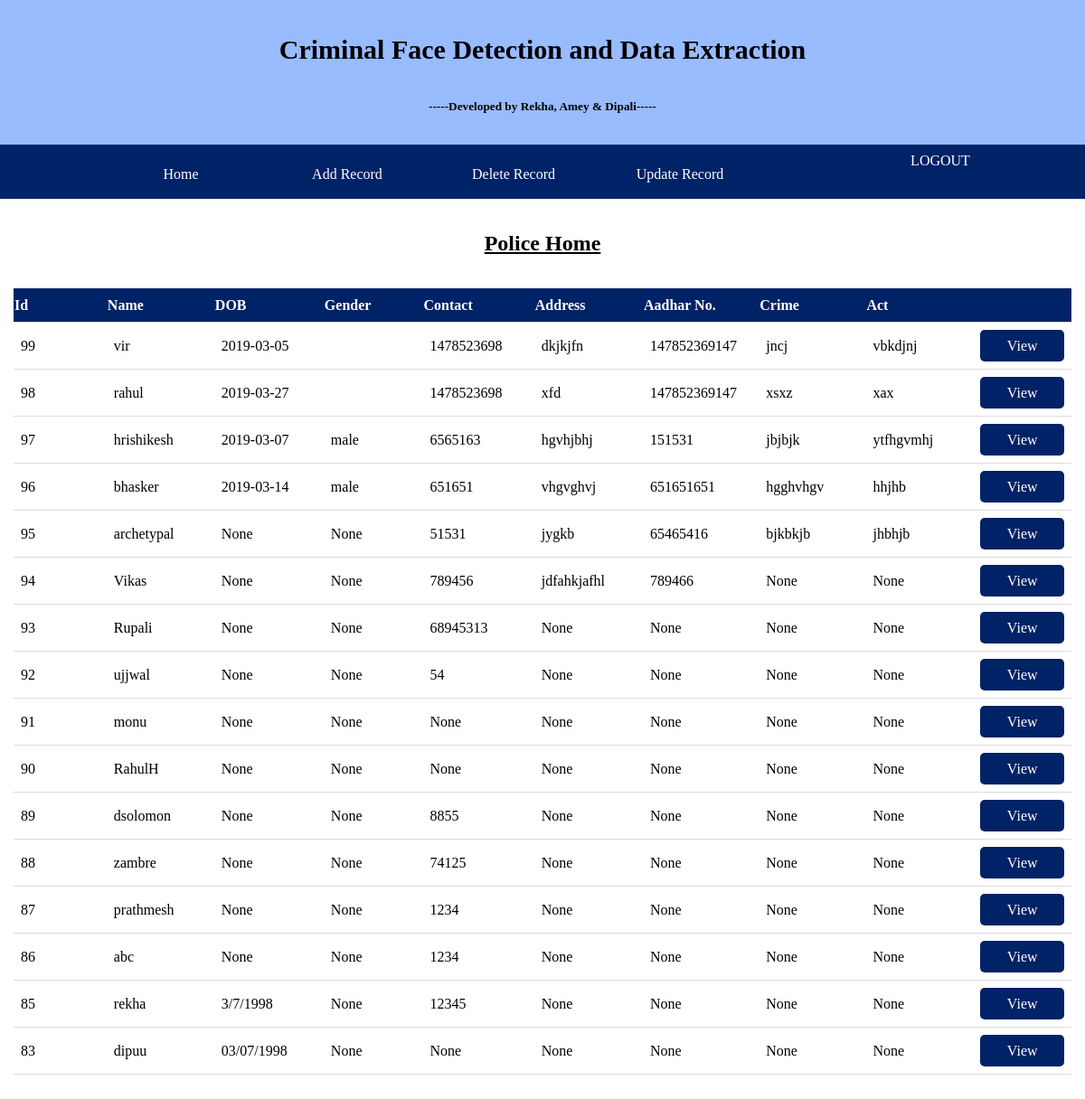
The page /police_home on the database as committed earlier.
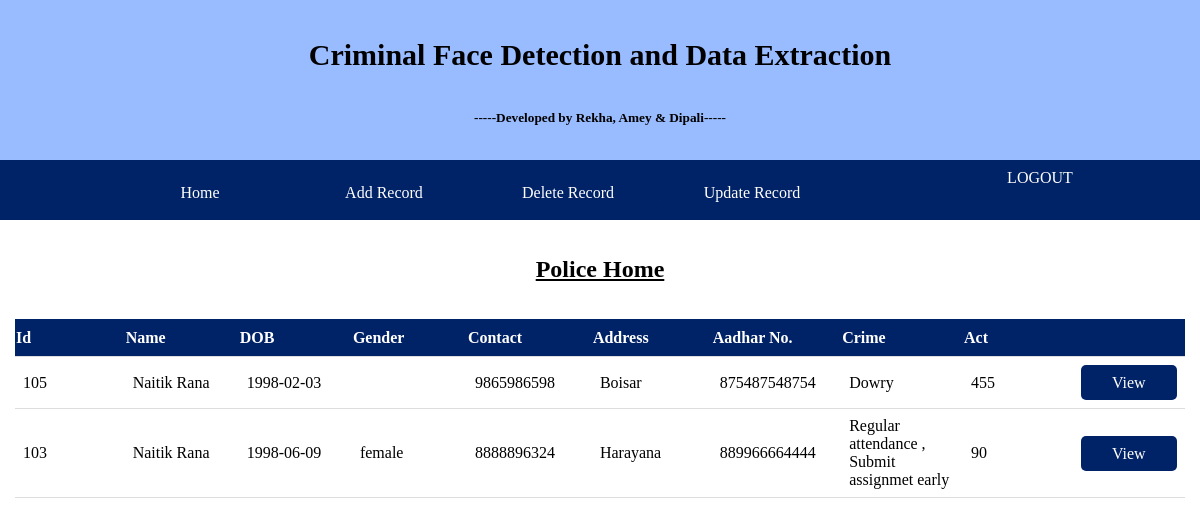
The same page on the database as committed later.
### tables this page shows
CREATE TABLE "users" (
	`id`	INTEGER NOT NULL PRIMARY KEY AUTOINCREMENT UNIQUE,
	`name`	TEXT NOT NULL,
	`dob`	TEXT,
	`gender`	TEXT,
	`contact`	INTEGER,
	`address`	TEXT,
	`aadhar`	INTEGER,
	`crime`	TEXT,
	`act`	TEXT,
	`created`	INTEGER
);

### app.py (the view)
@app.route('/police_home')
def police_home():
    con = sqlite3.connect("database.db")
    con.row_factory = sqlite3.Row
    cur = con.cursor()
    cur.execute("select * from users ORDER BY id DESC")
    rows = cur.fetchall();
    return render_template("police_home.html", rows=rows)

### templates/police_home.html (shortened to what this page needs)
{% extends 'layout_police.html' %}
{% block content %}
<br><br>
    <h2>Police Home</h2>
    <br><br>
     <table>
         <thead>
            <th>Id</th>
            <th>Name</th>
            <th>DOB</th>
            <th>Gender</th>
            <th>Contact</th>
            <th>Address</th>
            <th>Aadhar No.</th>
            <th>Crime</th>
            <th>Act</th>
            <th></th>
         </thead>
         {% for row in rows %}
            <tr>
               <td>{{row["id"]}}</td>
               <td>{{row["name"]}}</td>
               <td> {{ row["dob"]}}</td>
               <td>{{row['gender']}}</td>
                <td>{{row["contact"]}}</td>
               <td>{{row["address"]}}</td>
               <td> {{ row["aadhar"]}}</td>
               <td>{{row['crime']}}</td>
                <td>{{row["act"]}}</td>
                <td><a href="/view/{{ row['id'] }}">View</a></td>
            </tr>
         {% endfor %}
      </table>
    <br><br><br><br>
{% endblock %}

Rows that differ between the two databases and show on the page:
removed users: id "99", name "vir", dob "2019-03-05", contact "1478523698", address "dkjkjfn", aadhar "147852369147", crime "jncj", act "vbkdjnj"
removed users: id "98", name "rahul", dob "2019-03-27", contact "1478523698", address "xfd", aadhar "147852369147", crime "xsxz", act "xax"
removed users: id "97", name "hrishikesh", dob "2019-03-07", gender "male", contact "6565163", address "hgvhjbhj", aadhar "151531", crime "jbjbjk", act "ytfhgvmhj"
removed users: id "96", name "bhasker", dob "2019-03-14", gender "male", contact "651651", address "vhgvghvj", aadhar "651651651", crime "hgghvhgv", act "hhjhb"
removed users: id "95", name "archetypal", dob "None", gender "None", contact "51531", address "jygkb", aadhar "65465416", crime "bjkbkjb", act "jhbhjb"
removed users: id "94", name "Vikas", dob "None", gender "None", contact "789456", address "jdfahkjafhl", aadhar "789466", crime "None", act "None"
removed users: id "93", name "Rupali", dob "None", gender "None", contact "68945313", address "None", aadhar "None", crime "None", act "None"
removed users: id "92", name "ujjwal", dob "None", gender "None", contact "54", address "None", aadhar "None", crime "None", act "None"
removed users: id "91", name "monu", dob "None", gender "None", contact "None", address "None", aadhar "None", crime "None", act "None"
removed users: id "90", name "RahulH", dob "None", gender "None", contact "None", address "None", aadhar "None", crime "None", act "None"
removed users: id "89", name "dsolomon", dob "None", gender "None", contact "8855", address "None", aadhar "None", crime "None", act "None"
removed users: id "88", name "zambre", dob "None", gender "None", contact "74125", address "None", aadhar "None", crime "None", act "None"
removed users: id "87", name "prathmesh", dob "None", gender "None", contact "1234", address "None", aadhar "None", crime "None", act "None"
removed users: id "86", name "abc", dob "None", gender "None", contact "1234", address "None", aadhar "None", crime "None", act "None"
removed users: id "85", name "rekha", dob "3/7/1998", gender "None", contact "12345", address "None", aadhar "None", crime "None", act "None"
removed users: id "83", name "dipuu", dob "03/07/1998", gender "None", contact "None", address "None", aadhar "None", crime "None", act "None"
added users: id "105", name "Naitik Rana", dob "1998-02-03", contact "9865986598", address "Boisar", aadhar "875487548754", crime "Dowry", act "455"
added users: id "103", name "Naitik Rana", dob "1998-06-09", gender "female", contact "8888896324", address "Harayana", aadhar "889966664444", crime "Regular attendance , Submit assignmet early", act "90"
